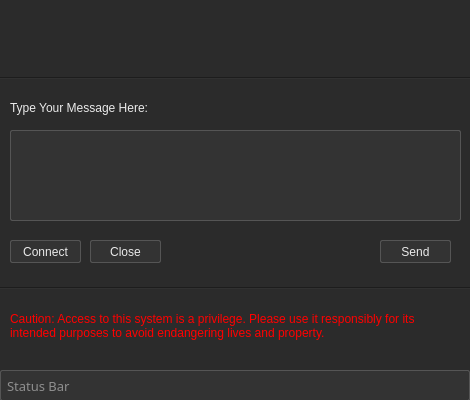
<?xml version="1.0" encoding="UTF-8"?>
<ui version="4.0">
 <class>Form</class>
 <widget class="QWidget" name="Form">
  <property name="geometry">
   <rect>
    <x>0</x>
    <y>0</y>
    <width>470</width>
    <height>400</height>
   </rect>
  </property>
  <property name="minimumSize">
   <size>
    <width>470</width>
    <height>400</height>
   </size>
  </property>
  <property name="maximumSize">
   <size>
    <width>470</width>
    <height>400</height>
   </size>
  </property>
  <property name="windowTitle">
   <string>Critical Alert Management Console</string>
  </property>
  <property name="windowIcon">
   <iconset>
    <normaloff>mainICo.png</normaloff>mainICo.png</iconset>
  </property>
  <property name="styleSheet">
   <string notr="true">QWidget {
    color: #eaeaea;
    background-color: #2b2b2b;
    selection-background-color: #3daee9;
    selection-color: #eaeaea;
}

QHeaderView::section {
    background-color: #3b3b3b;
    color: #eaeaea;
    padding: 5px;
}

QTabWidget::pane {
    border: 1px solid #222222;
    background-color: #2b2b2b;
}

QTabBar::tab {
    background-color: #2b2b2b;
    color: #eaeaea;
    padding: 8px;
    margin-right: 1px;
    border-top-left-radius: 4px;
    border-top-right-radius: 4px;
}

QTabBar::tab:selected, QTabBar::tab:hover {
    background-color: #3daee9;
    color: #eaeaea;
}

QLineEdit, QTextEdit, QPlainTextEdit, QListView, QTableView, QTreeView {
    background-color: #333333;
    color: #eaeaea;
    selection-background-color: #3daee9;
    selection-color: #eaeaea;
    border: 1px solid #555555;
    border-radius: 2px;
    padding: 2px;
}

QProgressBar {
    border: 1px solid #222222;
    border-radius: 5px;
    background-color: #555555;
    color: #eaeaea;
}

QProgressBar::chunk {
    background-color: #3daee9;
    width: 5px;
    margin: 0.5px;
}

QPushButton {
    color: #eaeaea;
    background-color: #333333;
    border: 1px solid #555555;
    padding: 5px;
    border-radius: 2px;
}

QPushButton:hover {
    background-color: #3daee9;
    color: #eaeaea;
}

QToolButton {
    color: #eaeaea;
    background-color: #333333;
    border: 1px solid #555555;
    padding: 5px;
    border-radius: 2px;
}

QToolButton:hover, QToolButton:checked {
    background-color: #3daee9;
    color: #eaeaea;
}

QComboBox {
    color: #eaeaea;
    background-color: #333333;
    border: 1px solid #555555;
    padding: 2px;
    border-radius: 2px;
    min-width: 6em;
}

QComboBox::drop-down {
    subcontrol-origin: padding;
    subcontrol-position: top right;
    width: 20px;
    border-left-width: 1px;
    border-left-color: #555555;
    border-left-style: solid;
}

QComboBox::down-arrow {
    image: url(arrow-down.png);
    width: 10px;
    height: 10px;
}

QComboBox::down-arrow:hover {
    image: url(arrow-down-hover.png);
}

QScrollBar {
    border: 1px solid #222222;
    background-color: #2b2b2b;
}

QScrollBar:horizontal {
    height: 15px;
    margin: 3px 15px 3px 15px;
}

QScrollBar:vertical {
width: 15px;
margin: 15px 3px 15px 3px;
}

QScrollBar::handle {
background-color: #555555;
border-radius: 5px;
}

QScrollBar::handle:hover {
background-color: #3daee9;
}

QScrollBar::add-page, QScrollBar::sub-page {
background-color: #2b2b2b;
}

QScrollBar::add-line, QScrollBar::sub-line {
border: 1px solid #222222;
background-color: #555555;
}

QCheckBox, QRadioButton {
color: #eaeaea;
}

QCheckBox::indicator, QRadioButton::indicator {
width: 15px;
height: 15px;
border: 1px solid #555555;
border-radius: 2px;
background-color: #333333;
}

QCheckBox::indicator:disabled, QRadioButton::indicator:disabled {
border-color: #777777;
background-color: #444444;
}

QCheckBox::indicator:checked, QRadioButton::indicator:checked {
background-color: #3daee9;
border-color: #3daee9;
}

QMenuBar {
background-color: #2b2b2b;
color: #eaeaea;
}

QMenuBar::item {
padding: 2px 10px 2px 10px;
background-color: transparent;
}

QMenuBar::item:selected {
background-color: #3daee9;
color: #eaeaea;
}

QMenu {
background-color: #2b2b2b;
border: 1px solid #222222;
}

QMenu::item {
background-color: transparent;
padding: 2px 20px 2px 20px;
}

QMenu::item:selected {
background-color: #3daee9;
color: #eaeaea;
}

QTreeView::item:selected {
background-color: #3daee9;
color: #eaeaea;
}

QTreeView::item:hover {
background-color: #3daee9;
color: #eaeaea;
}

QHeaderView::section:pressed {
background-color: #3daee9;
}

QTableView::item:selected, QListView::item:selected, QTreeView::item:selected {
background-color: #3daee9;
color: #eaeaea;
}

QTableView::item:hover, QListView::item:hover, QTreeView::item:hover {
background-color: #3daee9;
color: #eaeaea;
}</string>
  </property>
  <widget class="QPushButton" name="boardConnectButton">
   <property name="geometry">
    <rect>
     <x>10</x>
     <y>240</y>
     <width>71</width>
     <height>23</height>
    </rect>
   </property>
   <property name="text">
    <string>Connect</string>
   </property>
   <property name="checkable">
    <bool>false</bool>
   </property>
   <property name="checked">
    <bool>false</bool>
   </property>
  </widget>
  <widget class="QTextBrowser" name="textBrowserStatus">
   <property name="geometry">
    <rect>
     <x>0</x>
     <y>370</y>
     <width>470</width>
     <height>31</height>
    </rect>
   </property>
   <property name="font">
    <font>
     <family>Segoe UI Light</family>
     <pointsize>10</pointsize>
    </font>
   </property>
   <property name="focusPolicy">
    <enum>Qt::NoFocus</enum>
   </property>
   <property name="contextMenuPolicy">
    <enum>Qt::NoContextMenu</enum>
   </property>
   <property name="acceptDrops">
    <bool>false</bool>
   </property>
   <property name="toolTip">
    <string>Status Infomations</string>
   </property>
   <property name="frameShape">
    <enum>QFrame::NoFrame</enum>
   </property>
   <property name="frameShadow">
    <enum>QFrame::Plain</enum>
   </property>
   <property name="lineWidth">
    <number>0</number>
   </property>
   <property name="verticalScrollBarPolicy">
    <enum>Qt::ScrollBarAlwaysOff</enum>
   </property>
   <property name="horizontalScrollBarPolicy">
    <enum>Qt::ScrollBarAlwaysOff</enum>
   </property>
   <property name="placeholderText">
    <string>Status Bar</string>
   </property>
  </widget>
  <widget class="QPlainTextEdit" name="sendTextEdit">
   <property name="geometry">
    <rect>
     <x>10</x>
     <y>130</y>
     <width>451</width>
     <height>91</height>
    </rect>
   </property>
   <property name="font">
    <font>
     <pointsize>9</pointsize>
    </font>
   </property>
   <property name="cursor" stdset="0">
    <cursorShape>IBeamCursor</cursorShape>
   </property>
   <property name="plainText">
    <string/>
   </property>
   <property name="placeholderText">
    <string>Good Practice : Connect Before Type!</string>
   </property>
  </widget>
  <widget class="QPushButton" name="sendButton">
   <property name="geometry">
    <rect>
     <x>380</x>
     <y>240</y>
     <width>71</width>
     <height>23</height>
    </rect>
   </property>
   <property name="text">
    <string>Send</string>
   </property>
  </widget>
  <widget class="QPushButton" name="closeButton">
   <property name="geometry">
    <rect>
     <x>90</x>
     <y>240</y>
     <width>71</width>
     <height>23</height>
    </rect>
   </property>
   <property name="text">
    <string>Close</string>
   </property>
  </widget>
  <widget class="Line" name="line">
   <property name="geometry">
    <rect>
     <x>0</x>
     <y>280</y>
     <width>471</width>
     <height>16</height>
    </rect>
   </property>
   <property name="orientation">
    <enum>Qt::Horizontal</enum>
   </property>
  </widget>
  <widget class="QLabel" name="label">
   <property name="geometry">
    <rect>
     <x>10</x>
     <y>290</y>
     <width>451</width>
     <height>71</height>
    </rect>
   </property>
   <property name="font">
    <font>
     <pointsize>9</pointsize>
    </font>
   </property>
   <property name="autoFillBackground">
    <bool>false</bool>
   </property>
   <property name="styleSheet">
    <string notr="true">color: red</string>
   </property>
   <property name="text">
    <string>Caution: Access to this system is a privilege. Please use it responsibly for its intended purposes to avoid endangering lives and property.</string>
   </property>
   <property name="scaledContents">
    <bool>false</bool>
   </property>
   <property name="wordWrap">
    <bool>true</bool>
   </property>
  </widget>
  <widget class="Line" name="line_2">
   <property name="geometry">
    <rect>
     <x>0</x>
     <y>70</y>
     <width>471</width>
     <height>16</height>
    </rect>
   </property>
   <property name="orientation">
    <enum>Qt::Horizontal</enum>
   </property>
  </widget>
  <widget class="QLabel" name="label_2">
   <property name="geometry">
    <rect>
     <x>10</x>
     <y>100</y>
     <width>181</width>
     <height>16</height>
    </rect>
   </property>
   <property name="font">
    <font>
     <pointsize>9</pointsize>
    </font>
   </property>
   <property name="text">
    <string>Type Your Message Here:</string>
   </property>
  </widget>
  <widget class="QLabel" name="label_3">
   <property name="geometry">
    <rect>
     <x>0</x>
     <y>0</y>
     <width>471</width>
     <height>71</height>
    </rect>
   </property>
   <property name="text">
    <string/>
   </property>
   <property name="pixmap">
    <pixmap>main.png</pixmap>
   </property>
  </widget>
 </widget>
 <resources/>
 <connections/>
</ui>
